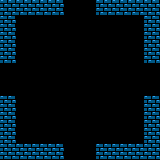

The image is a tile-based game level rendered from a .tmx file. Its description and complete source (layers, tilesets, objects, tile grids) follow:
An orthogonal 10x10 tile map with 16x16 px tiles, 2 tile layers (backgroundLayer, blockedLayer), 2 tilesets and 4 objects.

<map version="1.0" tiledversion="1.1.6" orientation="orthogonal" renderorder="left-down" width="10" height="10" tilewidth="16" tileheight="16" infinite="0" nextobjectid="16">
 <tileset firstgid="1" name="tiles" tilewidth="16" tileheight="16" tilecount="3520" columns="44">
  <image source="../images/tiles.png" width="705" height="1280" />
 </tileset>
 <tileset firstgid="3521" name="tiles" tilewidth="16" tileheight="16" tilecount="3520" columns="44">
  <image source="../images/tiles.png" width="705" height="1280" />
 </tileset>
 <layer name="backgroundLayer" width="10" height="10">
  <data encoding="csv">
50,50,50,50,50,50,50,50,50,50,
50,50,50,50,50,50,50,50,50,50,
50,50,50,50,50,50,50,50,50,50,
50,50,50,50,50,50,50,50,50,50,
50,50,50,50,50,50,50,50,50,50,
50,50,50,50,50,50,50,50,50,50,
50,50,50,50,50,50,50,50,50,50,
50,50,50,50,50,50,50,50,50,50,
50,50,50,50,50,50,50,50,50,50,
50,50,50,50,50,50,50,50,50,50
</data>
 </layer>
 <layer name="blockedLayer" width="10" height="10">
  <data encoding="csv">
222,222,222,222,0,0,222,222,222,222,
222,0,0,0,0,0,0,0,0,222,
222,0,0,0,0,0,0,0,0,222,
222,0,0,0,0,0,0,0,0,222,
0,0,0,0,0,0,0,0,0,0,
0,0,0,0,0,0,0,0,0,0,
222,0,0,0,0,0,0,0,0,222,
222,0,0,0,0,0,0,0,0,222,
222,0,0,0,0,0,0,0,0,222,
222,222,222,222,0,0,222,222,222,222
</data>
 </layer>
 <objectgroup name="objectsLayer">
  <object id="1" gid="1216" x="113.5" y="43" width="16" height="16">
   <properties>
    <property name="sprite" value="bluecup" />
    <property name="type" value="item" />
   </properties>
  </object>
  <object id="8" gid="1260" x="28.5" y="43" width="16" height="16">
   <properties>
    <property name="sprite" value="greencup" />
    <property name="type" value="item" />
   </properties>
  </object>
  <object id="10" gid="441" x="71.5" y="48" width="16" height="16">
   <properties>
    <property name="sprite" value="browndoor" />
    <property name="targetTilemap" value="level2" />
    <property name="targetX" value="20" />
    <property name="targetY" value="30" />
    <property name="type" value="door" />
   </properties>
  </object>
  <object id="15" gid="71" x="71.5" y="91" width="16" height="16">
   <properties>
    <property name="type" value="playerStart" />
   </properties>
  </object>
 </objectgroup>
</map>
